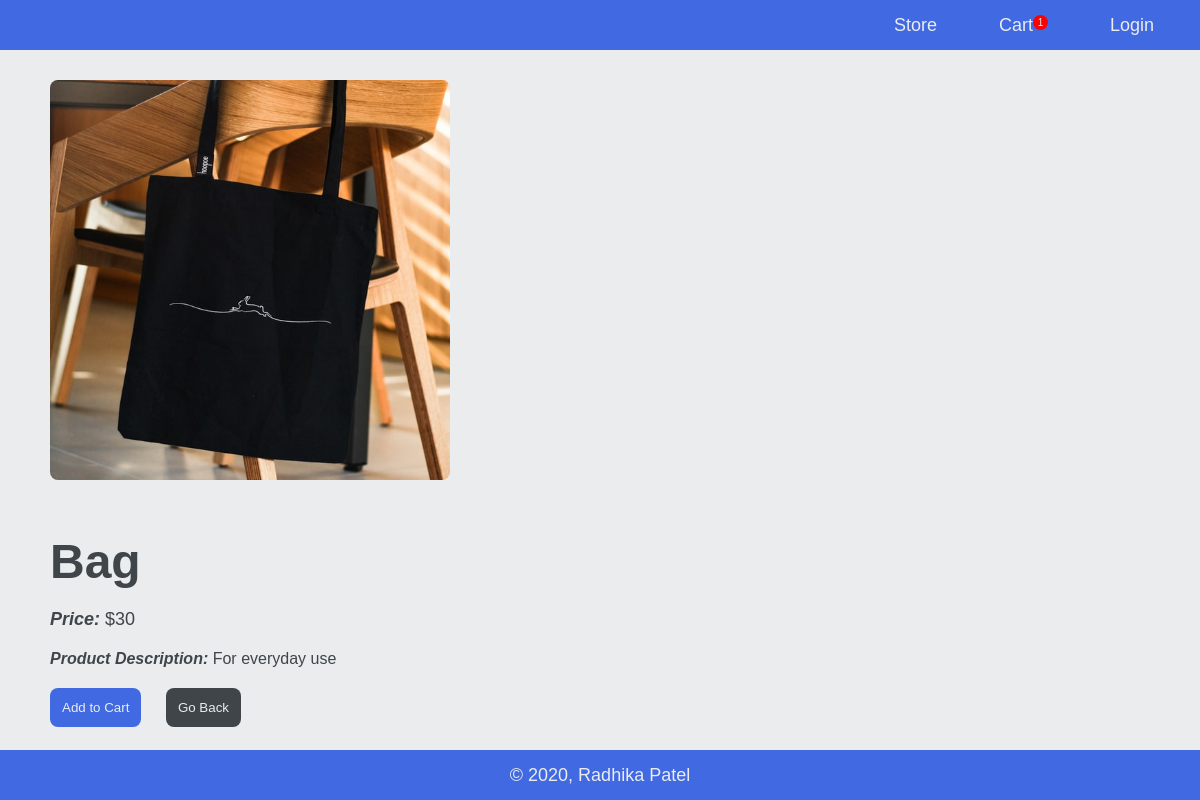
The app's page /product/Bag with its own data.
### store/models.py (models this page shows, shortened)
class Products(models.Model):
    name = models.CharField(max_length=100, unique=True)
    price = models.IntegerField(null=True, blank=True)
    description = models.CharField(max_length=400, null=True, blank=True)
    product_pic = models.ImageField(upload_to="products", default="products/no_image.png")
    class Meta:
        verbose_name_plural = "Products"

### store/views.py (the view)
# urls.py: path('product/<prodName>', views.product, name='product'),
def product(request, prodName):
    data = cartData(request)
    product = Products.objects.get(name=prodName)
    frontend = {'product': product, 'cartItems': data['cartItems']}
    return render(request, 'store/product.html', frontend)

### store/models.py (called while the page is built)
    @property
    def get_cart_items(self):
        orderItems = self.orderitem_set.all()
        total = sum([item.quantity for item in orderItems])
        return total

### store/utils.py (called while the page is built)
def cartData(request):
    if request.user.is_authenticated:
        customer = request.user.customer
    else:
        device = request.COOKIES.get('deviceID')
        customer, created = Customer.objects.get_or_create(device=device)
    order = Order.objects.filter(customer=customer, complete=False).first()
    if order:
        items = order.orderitem_set.all()
        cartItems = order.get_cart_items
    else:
        items = ""
        cartItems = ""
    data = {'order': order, 'items': items, 'cartItems': cartItems}
    return data

### store/templates/store/product.html
{% extends 'store/base.html' %}
{% block main %}
<div class="product-image" style="background-image: url({{product.product_pic.url}});"></div>
<div class="product-details">
    <div class="product-name">
        {{product.name}}
    </div>
    <div class="product-price">
        <strong><em>Price: </em></strong>&#36;{{product.price}}
    </div>
    <div class="product-desc">
        <strong><em>Product Description: </em></strong>{{product.description}}
    </div>
    <button class="product-button"><a href="{% url 'updatecart' product.id 'add' %}">Add to Cart</a></button>
    <button class="store-button"><a href="{% url 'store' %}">Go Back</a></button>
</div>
{% endblock main %}

### static/css/store.css (style rules this page uses)
body { font-family: 'Trebuchet MS', 'Lucida Sans Unicode', 'Lucida Grande', 'Lucida Sans', Arial, sans-serif; background-color: #eaecee; }
.nav-option a, .item-button a, .cart-button a, .store-button a, .product-button a { color: #eaecee; text-decoration: none; }
.product-image { margin-top: 30px; margin-left: 50px; width: 400px; height: 400px; background-size: cover; background-position: center; background-repeat: repeat; border-radius: 8px; }
.product-details { margin-left: 50px; margin-top: 30px; color: #3F4549; width: 800px; }
.product-name { font-size: 3em; font-weight: bolder; }
.product-price { margin-top: 20px; font-size: large; }
.product-desc { margin-top: 20px; }
.product-button { margin-top: 20px; background-color: royalblue; border: none; border-radius: 8px; padding: 12px; cursor: pointer; }
.store-button { margin-top: 20px; margin-left: 20px; background-color: #3F4549; border: none; border-radius: 8px; padding: 12px; cursor: pointer; }

### records on screen
Products: product_pic (picture), name "Bag", price "30", description "For everyday use"

### other values on screen
{{ cartItems }} "1"
